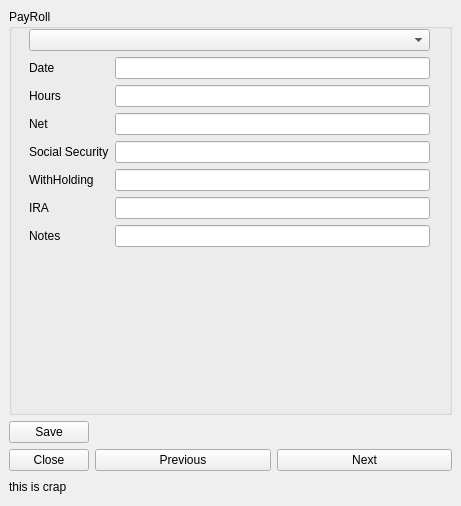
<?xml version="1.0" encoding="UTF-8"?>
<ui version="4.0">
 <class>MainWindow</class>
 <widget class="QMainWindow" name="MainWindow">
  <property name="geometry">
   <rect>
    <x>0</x>
    <y>0</y>
    <width>461</width>
    <height>506</height>
   </rect>
  </property>
  <property name="windowTitle">
   <string>Add / Edit PayRoll</string>
  </property>
  <widget class="QWidget" name="centralwidget">
   <layout class="QVBoxLayout" name="verticalLayout">
    <item>
     <widget class="QGroupBox" name="groupBox">
      <property name="title">
       <string>PayRoll</string>
      </property>
      <widget class="QWidget" name="verticalLayoutWidget">
       <property name="geometry">
        <rect>
         <x>20</x>
         <y>20</y>
         <width>401</width>
         <height>351</height>
        </rect>
       </property>
       <layout class="QVBoxLayout" name="verticalLayout_2">
        <item>
         <widget class="QComboBox" name="comboBox">
          <property name="toolTip">
           <string extracomment="Select Employee"/>
          </property>
          <property name="statusTip">
           <string extracomment="Select Employee"/>
          </property>
          <property name="currentText">
           <string/>
          </property>
          <property name="currentIndex">
           <number>-1</number>
          </property>
          <property name="insertPolicy">
           <enum>QComboBox::InsertAtTop</enum>
          </property>
         </widget>
        </item>
        <item>
         <layout class="QFormLayout" name="formLayout">
          <item row="1" column="0">
           <widget class="QLabel" name="label">
            <property name="text">
             <string>Date</string>
            </property>
           </widget>
          </item>
          <item row="1" column="1">
           <widget class="QLineEdit" name="date"/>
          </item>
          <item row="2" column="0">
           <widget class="QLabel" name="label_4">
            <property name="text">
             <string>Hours</string>
            </property>
           </widget>
          </item>
          <item row="2" column="1">
           <widget class="QLineEdit" name="hours"/>
          </item>
          <item row="3" column="0">
           <widget class="QLabel" name="label_3">
            <property name="text">
             <string>Net</string>
            </property>
           </widget>
          </item>
          <item row="3" column="1">
           <widget class="QLineEdit" name="gross"/>
          </item>
          <item row="4" column="0">
           <widget class="QLabel" name="label_5">
            <property name="text">
             <string>Social Security</string>
            </property>
           </widget>
          </item>
          <item row="4" column="1">
           <widget class="QLineEdit" name="socialsecurity"/>
          </item>
          <item row="5" column="0">
           <widget class="QLabel" name="label_2">
            <property name="text">
             <string>WithHolding</string>
            </property>
           </widget>
          </item>
          <item row="5" column="1">
           <widget class="QLineEdit" name="withholding"/>
          </item>
          <item row="6" column="0">
           <widget class="QLabel" name="label_6">
            <property name="text">
             <string>IRA</string>
            </property>
           </widget>
          </item>
          <item row="6" column="1">
           <widget class="QLineEdit" name="ira"/>
          </item>
          <item row="7" column="0">
           <widget class="QLabel" name="label_7">
            <property name="text">
             <string>Notes</string>
            </property>
           </widget>
          </item>
          <item row="7" column="1">
           <widget class="QLineEdit" name="notes"/>
          </item>
         </layout>
        </item>
       </layout>
      </widget>
     </widget>
    </item>
    <item>
     <layout class="QGridLayout" name="gridLayout">
      <item row="1" column="1">
       <widget class="QPushButton" name="prevButton">
        <property name="text">
         <string>Previous</string>
        </property>
       </widget>
      </item>
      <item row="0" column="0">
       <widget class="QPushButton" name="saveButton">
        <property name="sizePolicy">
         <sizepolicy hsizetype="Fixed" vsizetype="Fixed">
          <horstretch>0</horstretch>
          <verstretch>0</verstretch>
         </sizepolicy>
        </property>
        <property name="text">
         <string>Save</string>
        </property>
       </widget>
      </item>
      <item row="1" column="0">
       <widget class="QPushButton" name="closeButton">
        <property name="sizePolicy">
         <sizepolicy hsizetype="Fixed" vsizetype="Fixed">
          <horstretch>0</horstretch>
          <verstretch>0</verstretch>
         </sizepolicy>
        </property>
        <property name="text">
         <string>Close</string>
        </property>
       </widget>
      </item>
      <item row="1" column="2">
       <widget class="QPushButton" name="nextButton">
        <property name="text">
         <string>Next</string>
        </property>
       </widget>
      </item>
     </layout>
    </item>
    <item>
     <widget class="QLabel" name="label_8">
      <property name="minimumSize">
       <size>
        <width>50</width>
        <height>1</height>
       </size>
      </property>
      <property name="maximumSize">
       <size>
        <width>10000</width>
        <height>20</height>
       </size>
      </property>
      <property name="baseSize">
       <size>
        <width>1</width>
        <height>1</height>
       </size>
      </property>
      <property name="text">
       <string>this is crap</string>
      </property>
     </widget>
    </item>
   </layout>
  </widget>
 </widget>
 <resources/>
 <connections/>
</ui>
